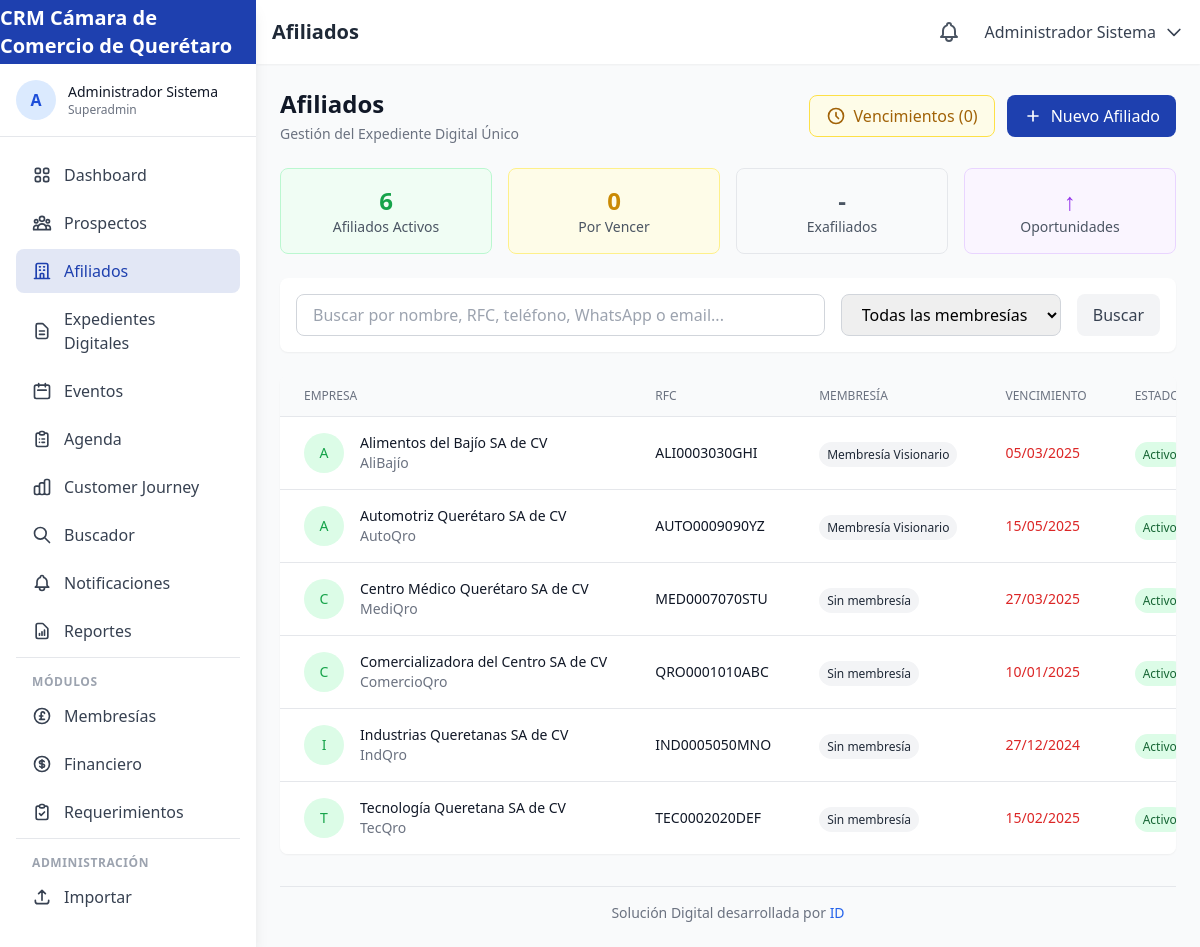
Screenshot of /afiliados (signed in) with the database file from the repository.
### tables this page shows
CREATE TABLE IF NOT EXISTS `affiliations` (
    `id` INT UNSIGNED AUTO_INCREMENT PRIMARY KEY,
    `contact_id` INT UNSIGNED NOT NULL,
    `membership_type_id` INT UNSIGNED NOT NULL,
    `affiliate_user_id` INT UNSIGNED COMMENT 'Usuario afiliador que realizó la venta',
    `affiliation_date` DATE NOT NULL,
    `expiration_date` DATE NOT NULL,
    `status` ENUM('active', 'expired', 'cancelled', 'pending_payment') DEFAULT 'active',
    `payment_status` ENUM('paid', 'pending', 'partial') DEFAULT 'pending',
    `amount` DECIMAL(10,2) NOT NULL,
    `payment_method` VARCHAR(50),
    `payment_reference` VARCHAR(100),
    `invoice_number` VARCHAR(50),
    `invoice_status` ENUM('invoiced', 'pending', 'not_required') DEFAULT 'pending',
    `notes` TEXT,
    `created_at` TIMESTAMP DEFAULT CURRENT_TIMESTAMP,
    `updated_at` TIMESTAMP DEFAULT CURRENT_TIMESTAMP ON UPDATE CURRENT_TIMESTAMP,
    FOREIGN KEY (`contact_id`) REFERENCES `contacts`(`id`) ON DELETE CASCADE,
    FOREIGN KEY (`membership_type_id`) REFERENCES `membership_types`(`id`),
    FOREIGN KEY (`affiliate_user_id`) REFERENCES `users`(`id`) ON DELETE SET NULL,
    INDEX `idx_expiration` (`expiration_date`),
    INDEX `idx_status` (`status`)
);

CREATE TABLE IF NOT EXISTS `contacts` (
    `id` INT UNSIGNED AUTO_INCREMENT PRIMARY KEY,
    `rfc` VARCHAR(13) UNIQUE,
    `whatsapp` VARCHAR(20),
    `contact_type` ENUM('afiliado', 'exafiliado', 'prospecto', 'nuevo_usuario', 'funcionario', 'publico_general', 'consejero_propietario', 'consejero_invitado', 'mesa_directiva') DEFAULT 'nuevo_usuario',
    `business_name` VARCHAR(255),
    `commercial_name` VARCHAR(255),
    `owner_name` VARCHAR(255),
    `legal_representative` VARCHAR(255),
    `corporate_email` VARCHAR(255),
    `phone` VARCHAR(20),
    `industry` VARCHAR(100),
    `niza_classification` VARCHAR(10),
    `products_sells` JSON COMMENT '4 principales productos que vende',
    `products_buys` JSON COMMENT '2 principales productos que compra',
    `discount_percentage` DECIMAL(5,2) DEFAULT 0,
    `commercial_address` TEXT,
    `fiscal_address` TEXT,
    `city` VARCHAR(100),
    `state` VARCHAR(100) DEFAULT 'Querétaro',
    `postal_code` VARCHAR(10),
    `google_maps_url` VARCHAR(500),
    `website` VARCHAR(255),
    `facebook` VARCHAR(255),
    `instagram` VARCHAR(255),
    `linkedin` VARCHAR(255),
    `twitter` VARCHAR(255),
    `whatsapp_sales` VARCHAR(20),
    `whatsapp_purchases` VARCHAR(20),
    `whatsapp_admin` VARCHAR(20),
    `profile_completion` TINYINT UNSIGNED DEFAULT 0 COMMENT 'Porcentaje de completitud 0-100',
    `completion_stage` ENUM('A', 'B', 'C') DEFAULT 'A',
    `assigned_affiliate_id` INT UNSIGNED COMMENT 'Afiliador asignado',
    `source_channel` ENUM('chatbot', 'alta_directa', 'evento_gratuito', 'evento_pagado', 'buscador', 'jefatura_comercial') DEFAULT 'alta_directa',
    `notes` TEXT,
    `is_validated` TINYINT(1) DEFAULT 0 COMMENT 'Para consejeros y mesa directiva',
    `validated_by` INT UNSIGNED,
    `created_at` TIMESTAMP DEFAULT CURRENT_TIMESTAMP,
    `updated_at` TIMESTAMP DEFAULT CURRENT_TIMESTAMP ON UPDATE CURRENT_TIMESTAMP,
    FOREIGN KEY (`assigned_affiliate_id`) REFERENCES `users`(`id`) ON DELETE SET NULL,
    FOREIGN KEY (`validated_by`) REFERENCES `users`(`id`) ON DELETE SET NULL,
    INDEX `idx_contact_type` (`contact_type`),
    INDEX `idx_rfc` (`rfc`),
    INDEX `idx_whatsapp` (`whatsapp`)
);

CREATE TABLE IF NOT EXISTS `membership_types` (
    `id` INT UNSIGNED AUTO_INCREMENT PRIMARY KEY,
    `name` VARCHAR(100) NOT NULL,
    `code` VARCHAR(20) NOT NULL UNIQUE,
    `price` DECIMAL(10,2) NOT NULL,
    `duration_days` INT DEFAULT 360,
    `benefits` JSON,
    `is_active` TINYINT(1) DEFAULT 1,
    `created_at` TIMESTAMP DEFAULT CURRENT_TIMESTAMP
);

### app/views/affiliates/index.php (the view, shortened to what the rows shown need)
<div class="space-y-6">
    <div class="flex flex-col sm:flex-row sm:items-center sm:justify-between">
        <div>
            <h2 class="text-2xl font-bold text-gray-900">Afiliados</h2>
        </div>
    </div>
    <div class="bg-white rounded-lg shadow-sm overflow-hidden">
        <div class="overflow-x-auto">
            <table class="min-w-full divide-y divide-gray-200">
                <thead class="bg-gray-50">
                    <tr>
                        <th class="px-6 py-3 text-left text-xs font-medium text-gray-500 uppercase">Empresa</th>
                        <th class="px-6 py-3 text-left text-xs font-medium text-gray-500 uppercase">RFC</th>
                        <th class="px-6 py-3 text-left text-xs font-medium text-gray-500 uppercase">Membresía</th>
                        <th class="px-6 py-3 text-left text-xs font-medium text-gray-500 uppercase">Vencimiento</th>
                        <th class="px-6 py-3 text-left text-xs font-medium text-gray-500 uppercase">Estado</th>
                    </tr>
                </thead>
                <tbody class="bg-white divide-y divide-gray-200">
                    <?php if (empty($affiliates)): ?>
                    <tr>
                        <td colspan="7" class="px-6 py-12 text-center text-gray-500">
                            No hay afiliados registrados
                        </td>
                    </tr>
                    <?php else: ?>
                    <?php foreach ($affiliates as $affiliate):
                        $daysToExpire = $affiliate['expiration_date'] ?
                            floor((strtotime($affiliate['expiration_date']) - time()) / 86400) : null;
                        $expirationStatus = 'active';
                        if ($daysToExpire !== null) {
                            if ($daysToExpire < 0) $expirationStatus = 'expired';
                            elseif ($daysToExpire <= 30) $expirationStatus = 'warning';
                        }
                    ?>
                    <tr class="hover:bg-gray-50">
                        <td class="px-6 py-4 whitespace-nowrap">
                            <div class="flex items-center">
                                <div class="flex-shrink-0 h-10 w-10 bg-green-100 rounded-full flex items-center justify-center">
                                    <span class="text-green-600 font-medium text-sm">
                                        <?php echo substr($affiliate['business_name'] ?? 'A', 0, 1); ?>
                                    </span>
                                </div>
                                <div class="ml-4">
                                    <div class="text-sm font-medium text-gray-900">
                                        <?php echo htmlspecialchars($affiliate['business_name'] ?? ''); ?>
                                    </div>
                                    <div class="text-sm text-gray-500">
                                        <?php echo htmlspecialchars($affiliate['commercial_name'] ?? ''); ?>
                                    </div>
                                </div>
                            </div>
                        </td>
                        <td class="px-6 py-4 whitespace-nowrap text-sm text-gray-900">
                            <?php echo htmlspecialchars($affiliate['rfc'] ?? '-'); ?>
                        </td>
                        <td class="px-6 py-4 whitespace-nowrap">
                            <span class="px-2 py-1 text-xs font-medium rounded-full
                                <?php echo ($affiliate['membership_code'] ?? '') === 'PATROCINADOR' ? 'bg-purple-100 text-purple-800' :
                                          (($affiliate['membership_code'] ?? '') === 'PREMIER' ? 'bg-blue-100 text-blue-800' :
                                          'bg-gray-100 text-gray-800'); ?>">
                                <?php echo htmlspecialchars($affiliate['membership_name'] ?? 'Sin membresía'); ?>
                            </span>
                        </td>
                        <td class="px-6 py-4 whitespace-nowrap text-sm">
                            <?php if ($affiliate['expiration_date']): ?>
                            <span class="<?php echo $expirationStatus === 'expired' ? 'text-red-600' :
                                                   ($expirationStatus === 'warning' ? 'text-yellow-600' : 'text-gray-900'); ?>">
                                <?php echo date('d/m/Y', strtotime($affiliate['expiration_date'])); ?>
                            </span>
                            <?php else: ?>
                            <span class="text-gray-500">-</span>
                            <?php endif; ?>
                        </td>
                        <td class="px-6 py-4 whitespace-nowrap">
                            <span class="px-2 py-1 text-xs rounded-full
                                <?php echo ($affiliate['affiliation_status'] ?? '') === 'active' ? 'bg-green-100 text-green-800' : 'bg-red-100 text-red-800'; ?>">
                                <?php echo ($affiliate['affiliation_status'] ?? '') === 'active' ? 'Activo' : 'Inactivo'; ?>
                            </span>
                        </td>
                    </tr>
                    <?php endforeach; ?>
                    <?php endif; ?>
                </tbody>
            </table>
        </div>
    </div>
</div>

### rows the page displays
affiliations: contact.business_name "A", contact.business_name "Alimentos del Bajío SA de CV", contact.commercial_name "AliBajío", contact.rfc "ALI0003030GHI", membership_type.name "Membresía Visionario", expiration_date "05/03/2025", status "Activo"
affiliations: contact.business_name "A", contact.business_name "Automotriz Querétaro SA de CV", contact.commercial_name "AutoQro", contact.rfc "AUTO0009090YZ", membership_type.name "Membresía Visionario", expiration_date "15/05/2025", status "Activo"
affiliations: contact.business_name "C", contact.business_name "Centro Médico Querétaro SA de CV", contact.commercial_name "MediQro", contact.rfc "MED0007070STU", membership_name "Sin membresía", expiration_date "27/03/2025", status "Activo"
affiliations: contact.business_name "C", contact.business_name "Comercializadora del Centro SA de CV", contact.commercial_name "ComercioQro", contact.rfc "QRO0001010ABC", membership_name "Sin membresía", expiration_date "10/01/2025", status "Activo"
affiliations: contact.business_name "I", contact.business_name "Industrias Queretanas SA de CV", contact.commercial_name "IndQro", contact.rfc "IND0005050MNO", membership_name "Sin membresía", expiration_date "27/12/2024", status "Activo"
affiliations: contact.business_name "T", contact.business_name "Tecnología Queretana SA de CV", contact.commercial_name "TecQro", contact.rfc "TEC0002020DEF", membership_name "Sin membresía", expiration_date "15/02/2025", status "Activo"

### other values shown
$siteName "CRM Cámara de Comercio de Querétaro"
mb_substr($_SESSION['user_name'] ?? 'U', 0, 1, 'UTF-8') "A"
$_SESSION['user_name'] "Administrador Sistema"
$_SESSION['user_role'] "Superadmin"
$pageTitle "Afiliados"
$expiringCount "0"
count($affiliates) "6"
